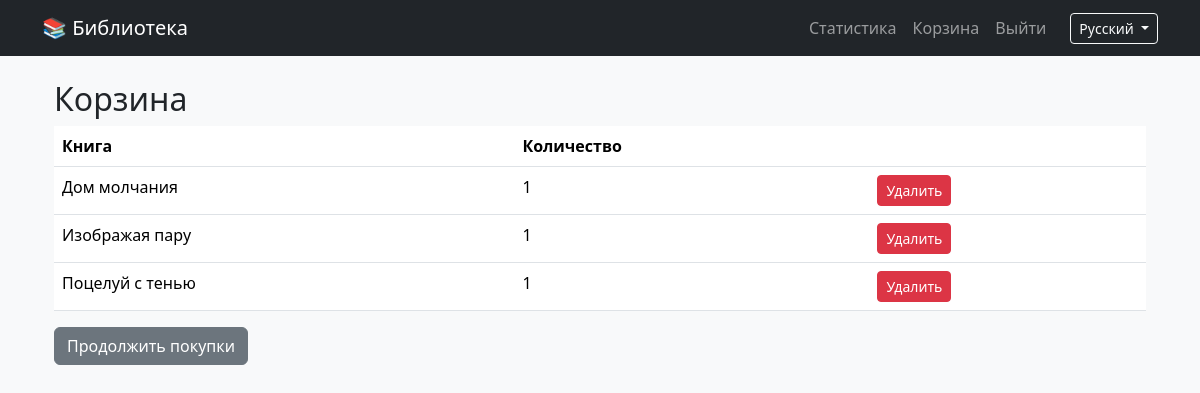
Before: /cart/ (signed in) with the older database file.
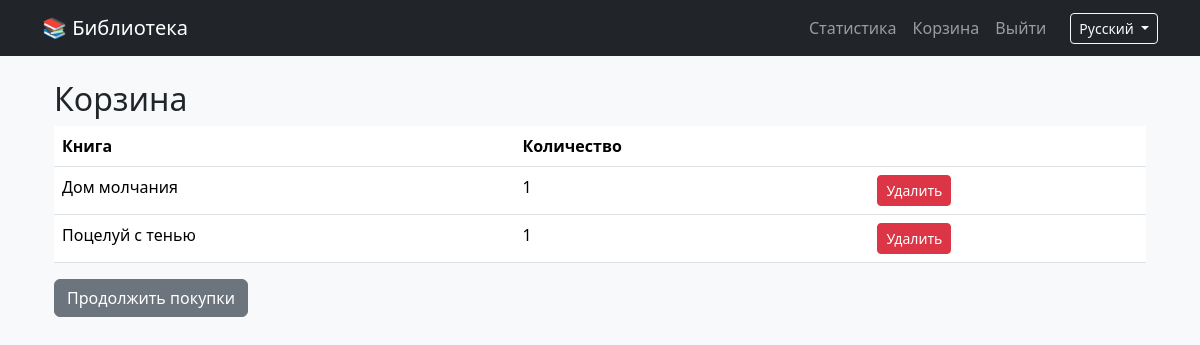
After: the same page with the newer database file.
### library/models.py (models this page shows, shortened)
class CartItem(models.Model):
    cart = models.ForeignKey(Cart, related_name='items', on_delete=models.CASCADE)
    book = models.ForeignKey(Book, on_delete=models.CASCADE)
    quantity = models.PositiveIntegerField(default=1)
    added_at = models.DateTimeField(auto_now_add=True)
    class Meta:
        unique_together = ('cart', 'book')

class Book(models.Model):
    title = models.CharField(max_length=255)
    author = models.CharField(max_length=255)
    year = models.PositiveIntegerField()
    publisher = models.CharField(max_length=255)
    description = models.TextField()
    cover = models.ImageField(upload_to='covers/', blank=True, null=True)

### library/views.py (the view, shortened to what this page needs)
# urls.py: path('cart/', views.view_cart, name='view_cart'),
@login_required
def view_cart(request):
    lang = get_lang(request)
    cart, _ = Cart.objects.get_or_create(user=request.user)
    items = cart.items.select_related('book').all()
    target_lang = lang
    if lang == 'kz':
        target_lang = 'kk'
    return render(request, 'library/cart.html', {'cart': cart, 'items': items, 'lang': lang})

### library/views.py (called while the page is built)
def get_lang(request):
    return request.GET.get('lang', 'ru')

### library/templates/library/cart.html (shortened to what this page needs)
{% extends 'library/base.html' %}
{% block content %}
<div class="container mt-4">
  <h2>{% if lang == 'ru' %}Корзина{% elif lang == 'en' %}Cart{% elif lang == 'kz' %}Себет{% else %}Cart{% endif %}</h2>
  {% if items %}
  <table class="table">
    <thead>
      <tr>
        <th>{% if lang == 'ru' %}Книга{% elif lang == 'en' %}Book{% elif lang == 'kz' %}Кітап{% else %}Book{% endif %}</th>
        <th>{% if lang == 'ru' %}Количество{% elif lang == 'en' %}Quantity{% elif lang == 'kz' %}Саны{% else %}Quantity{% endif %}</th>
        <th></th>
      </tr>
    </thead>
    <tbody>
      {% for item in items %}
      <tr>
        <td>{{ item.book.title }}</td>
        <td>{{ item.quantity }}</td>
        <td>
          <form action="{% url 'remove_from_cart' item.id %}?lang={{ lang }}" method="post" style="display:inline">
            <button class="btn btn-sm btn-danger">{% if lang == 'ru' %}Удалить{% elif lang == 'en' %}Remove{% elif lang == 'kz' %}Жою{% else %}Remove{% endif %}</button>
          </form>
        </td>
      </tr>
      {% endfor %}
    </tbody>
  </table>
  <a href="/?lang={{ lang }}" class="btn btn-secondary">{% if lang == 'ru' %}Продолжить покупки{% elif lang == 'en' %}Continue shopping{% elif lang == 'kz' %}Сатып алуды жалғастыру{% else %}Continue shopping{% endif %}</a>
  {% else %}
    <p class="text-muted">{% if lang == 'ru' %}Корзина пуста{% elif lang == 'en' %}Cart is empty{% elif lang == 'kz' %}Себет бос{% else %}Cart is empty{% endif %}</p>
  {% endif %}
</div>
{% endblock %}

### library/templates/library/base.html (shortened to what this page needs)
{% load static %}
<!DOCTYPE html>
<html lang="{{ lang }}">
<head>
    <link href="https://cdn.jsdelivr.net/npm/bootstrap@5.3.2/dist/css/bootstrap.min.css" rel="stylesheet">
    <link rel="stylesheet" href="{% static 'library/css/style.css' %}">
</head>
<body>
<nav class="navbar navbar-expand-lg navbar-dark bg-dark mb-4">
  <div class="container">
    <a class="navbar-brand" href="{% url 'index' %}">
        {% if lang == 'ru' %}📚 Библиотека{% elif lang == 'en' %}📚 Library{% elif lang == 'kz' %}📚 Кітапхана{% endif %}
    </a>
    <div class="collapse navbar-collapse">
      <div id="navbarSupportedContent" class="collapse navbar-collapse">
      <ul class="navbar-nav ms-auto align-items-center">
        <li class="nav-item">
          <a class="nav-link" href="{% url 'stat_page' %}?lang={{ lang }}">
            {% if lang == 'ru' %}Статистика{% elif lang == 'en' %}Statistics{% elif lang == 'kz' %}Статистика{% endif %}
          </a>
        </li>
        <li class="nav-item">
          <a class="nav-link" href="{% url 'view_cart' %}?lang={{ lang }}">
            {% if lang == 'ru' %}Корзина{% elif lang == 'en' %}Cart{% elif lang == 'kz' %}Себет{% endif %}
          </a>
        </li>
        {% if user.is_authenticated %}
          <li class="nav-item"><a class="nav-link" href="{% url 'logout' %}">
            {% if lang == 'ru' %}Выйти{% elif lang == 'en' %}Logout{% elif lang == 'kz' %}Шығу{% endif %}
          </a></li>
        {% endif %}
        <li class="nav-item ms-3">
          <div class="dropdown">
            <button class="btn btn-outline-light btn-sm dropdown-toggle" type="button" id="langDropdown" data-bs-toggle="dropdown" aria-expanded="false">
              {% if lang == 'ru' %}Русский{% elif lang == 'en' %}English{% elif lang == 'kz' %}Қазақша{% endif %}
            </button>
          </div>
        </li>
      </ul>
    </div>
  </div>
</nav>
<div class="container">
    {% block content %}{% endblock %}
</div>
</body>
</html>

### library/static/library/css/style.css (style rules this page uses)
body { font-family: 'Segoe UI', Tahoma, Geneva, Verdana, sans-serif; background-color: #f8f9fa; }
.btn { transition: transform 0.2s ease, box-shadow 0.2s ease; }

Changed rows visible on the page:
removed CartItem: book "Изображая пару", quantity "1"
